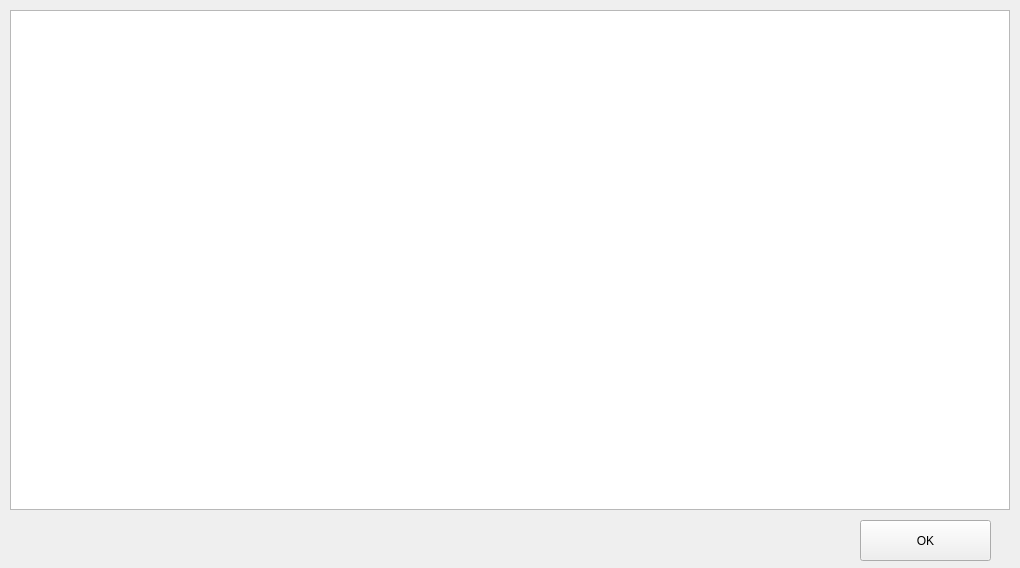
<?xml version="1.0" encoding="UTF-8"?>
<ui version="4.0">
 <class>aviso</class>
 <widget class="QWidget" name="aviso">
  <property name="geometry">
   <rect>
    <x>0</x>
    <y>0</y>
    <width>1020</width>
    <height>568</height>
   </rect>
  </property>
  <property name="windowTitle">
   <string>Form</string>
  </property>
  <widget class="QPushButton" name="ok">
   <property name="geometry">
    <rect>
     <x>860</x>
     <y>520</y>
     <width>131</width>
     <height>41</height>
    </rect>
   </property>
   <property name="text">
    <string>OK</string>
   </property>
  </widget>
  <widget class="QLabel" name="gano">
   <property name="geometry">
    <rect>
     <x>160</x>
     <y>150</y>
     <width>426</width>
     <height>186</height>
    </rect>
   </property>
   <property name="text">
    <string/>
   </property>
  </widget>
  <widget class="QGraphicsView" name="graphicsView">
   <property name="geometry">
    <rect>
     <x>10</x>
     <y>10</y>
     <width>1000</width>
     <height>500</height>
    </rect>
   </property>
  </widget>
  <widget class="QLabel" name="momia">
   <property name="geometry">
    <rect>
     <x>700</x>
     <y>120</y>
     <width>255</width>
     <height>305</height>
    </rect>
   </property>
   <property name="text">
    <string/>
   </property>
  </widget>
  <zorder>graphicsView</zorder>
  <zorder>ok</zorder>
  <zorder>gano</zorder>
  <zorder>momia</zorder>
 </widget>
 <resources/>
 <connections/>
</ui>
